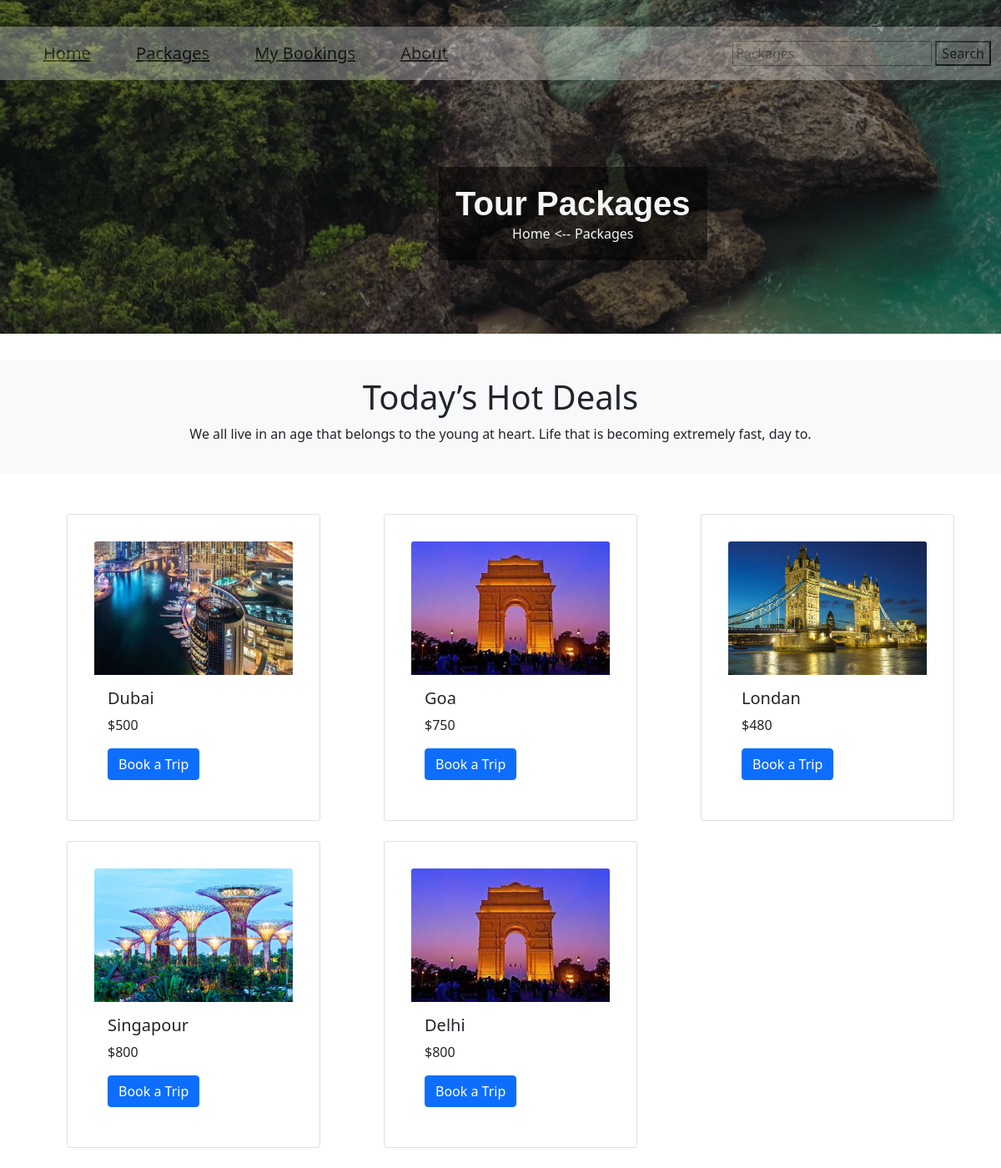
Page /packages on the committed database.
### tour_app/models.py (models this page shows, shortened)
class packages(models.Model):
    from_place=models.ManyToManyField(Places,blank=True,null=True)
    package_id=models.AutoField(primary_key=True)
    p1_img=models.ImageField(upload_to='placess/')
    p1_name=models.CharField(max_length=50)
    p1_price=models.IntegerField(default=0)
    trending=models.BooleanField(default=False)
    seats=models.CharField(max_length=50,default=50)
    is_pack_available=models.BooleanField(default=True)

### tour_app/views.py (the view)
# urls.py: path('packages',views.package,name='package'),
def package(request):
    data=packages.objects.all()
    return render(request,'package.html',{"object_list":data})

### tour_app/templates/package.html (shortened to what this page needs)
{% block content %}
{% load static %}
<!DOCTYPE html>
<html lang="en">
<head>
    <link rel="stylesheet" href="{% static 'css/p.css' %}">
    <link href="https://cdn.jsdelivr.net/npm/bootstrap@5.0.2/dist/css/bootstrap.min.css" rel="stylesheet">
</head>
<body>
    <div class="home_box" style="position: relative; text-align: center; color: white;">
        <nav class="navbar navbar-expand-lg navbar-light bg-light items" style="position: fixed; top: 0; width: 100%; z-index: 10;">
            <div class="container-fluid">
                <span class="span">
                    <a class="a" href="/" style="margin-right: 10px;">Home</a>
                    <a class="a" href="/packages" style="margin-right: 10px;">Packages</a>
                    <a class="a" href="/user_book" style="margin-right: 10px;">My Bookings</a>
                    <a class="a" href="/about">About</a>
                </span>
                <form action="/search" method="get" style="display: inline;">
                    <input list="collections" name="search" placeholder="Packages">
                    <button type="submit">Search</button>
                </form>
            </div>
        </nav>
        <img src="{% static 'css/about.jpeg' %}" class="img" style="width: 100%; height: 50vh; object-fit: cover;">
        <div class="container" style="position: relative; margin-top: 0%; z-index: 1;">
            <div class="heading" style="text-align: center; color: white; background-color: rgba(0, 0, 0, 0.5); padding: 20px;">
                <h1 class="hone" style="margin: 0; padding: 0;">Tour Packages</h1>
                <span style="display: flex; gap: 5px; align-items: center; justify-content: center;">
                    <a class="a" href="/" style="color: rgb(246, 246, 246); text-decoration: none;">Home</a>
                    <p style="display: inline; color: rgb(246, 246, 246); margin: 0;"><--</p>
                    <a class="a" href="/packages" style="color: rgb(246, 246, 246); text-decoration: none;">Packages</a>
                </span>
            </div>
        </div>
    </div>
    <div class="deals" style="text-align: center; padding: 20px; background-color: #f8f9fa; margin-top: 2em;">
        <h1>Today’s Hot Deals</h1>
        <p>We all live in an age that belongs to the young at heart. Life that is becoming extremely fast, day to.</p>
    </div>
    <div class="container mt-5" >
        <div class="row" style="margin-top:35em">
            {% for object in object_list %}
                <div class="col-md-4 mb-4" style="padding-left: 4em;">
                    <div class="card" style="padding: 2em; height: 23em;">
                        <img src="{{ object.p1_img.url }}" class="card-img-top" alt="..." style="width: 100%; height: 10em; object-fit: cover;">
                        <div class="card-body">
                            <h5 class="card-title">{{ object.p1_name }}</h5>
                            <p>${{ object.p1_price }}</p>
                            {% if user.is_authenticated %}
                                <a href="{% url 'select_package' object.package_id %}" class="btn btn-primary">Book a Trip</a>
                            {% else %}
                                <a href="{% url 'login' %}" class="btn btn-primary">Book a Trip</a>
                            {% endif %}
                        </div>
                    </div>
                </div>
            {% endfor %}
        </div>
    </div>
</body>
</html>
{% endblock %}

### tour_app/static/css/p.css (style rules this page uses)
.home_box { position: relative; text-align: center; box-sizing: border-box; box-shadow: 1px 2px 5px; }
.img { width: 77em; height:18em; filter: brightness(60%); }
.container { position: absolute; top: 8px; left: 16px; }
.items { margin-top: 2em; background-color: transparent; opacity:0.3; filter: brightness(100%); height:4em; }
.span a { padding-left:2em; font-size:20px; color: rgb(0, 0, 0); }
.heading { position: absolute; bottom:6em; left: 30em; }
.hone { color: whitesmoke; font-family: Arial, Helvetica, sans-serif; font-weight:bolder; font-style: normal; }

### rows in the picture
packages: p1_img (picture), p1_name "Dubai", p1_price "500"
packages: p1_img (picture), p1_name "Goa", p1_price "750"
packages: p1_img (picture), p1_name "Londan", p1_price "480"
packages: p1_img (picture), p1_name "Singapour", p1_price "800"
packages: p1_img (picture), p1_name "Delhi", p1_price "800"
